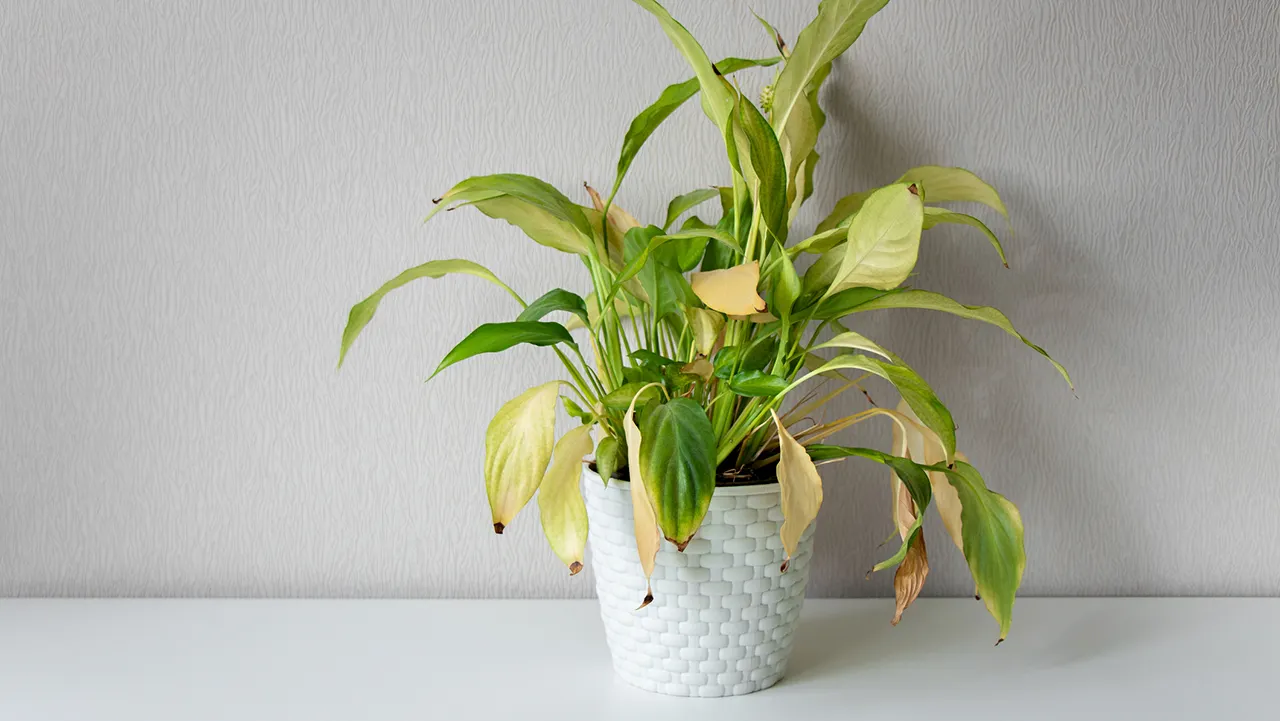
#> input picture drone/wiltingPlant.webp, 1280 x 721 px
$ python imgTest.py
#> lines starting #> are read from the running program, lines starting #| are printed output that depends on the picture
import cv2
import numpy as np

# Load or capture image
img = cv2.imread("wiltingPlant.webp")
#> img is the input picture: shape (721, 1280, 3); mean B, G, R 158.4, 174.4, 172.3
img = cv2.resize(img, (640, 480))
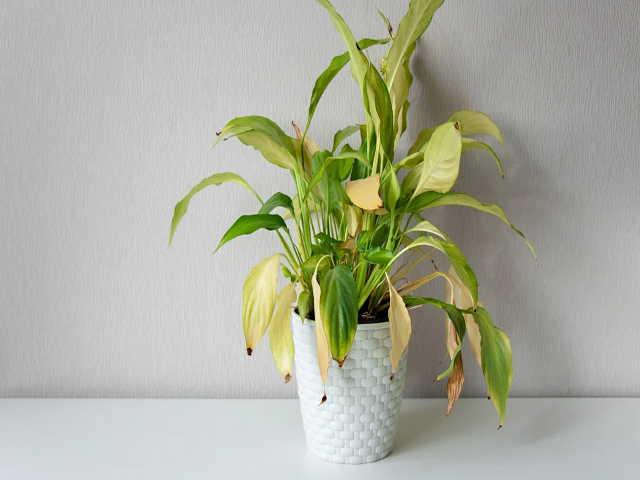
#> img: shape (480, 640, 3); mean B, G, R 158.3, 174.3, 172.1

# Extract channels
b, g, r = cv2.split(img)
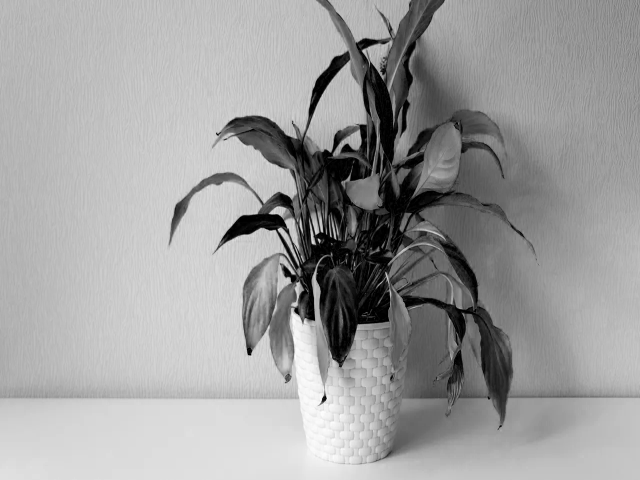
#> b: shape (480, 640); min 0, max 254, mean 158.3
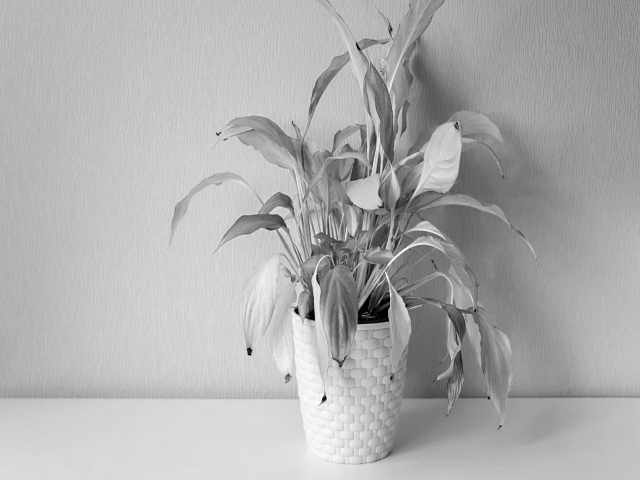
#> g: shape (480, 640); min 0, max 254, mean 174.3
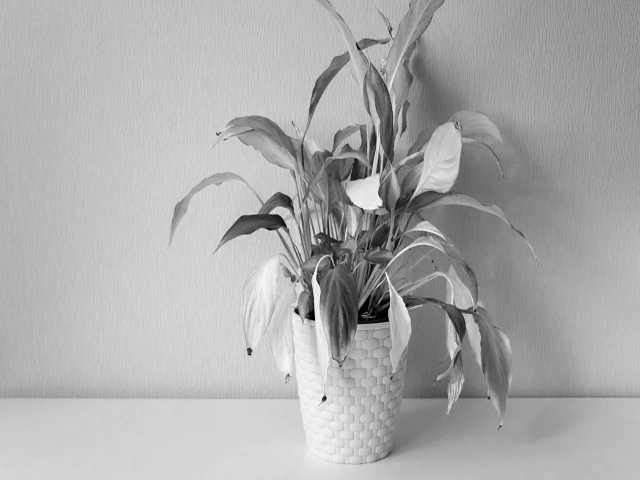
#> r: shape (480, 640); min 0, max 255, mean 172.1
b = b.astype("float")
g = g.astype("float")
r = r.astype("float")

# Compute VARI
vari = (g - r) / (g + r - b + 1e-5)
vari = np.clip(vari, 0, 1)
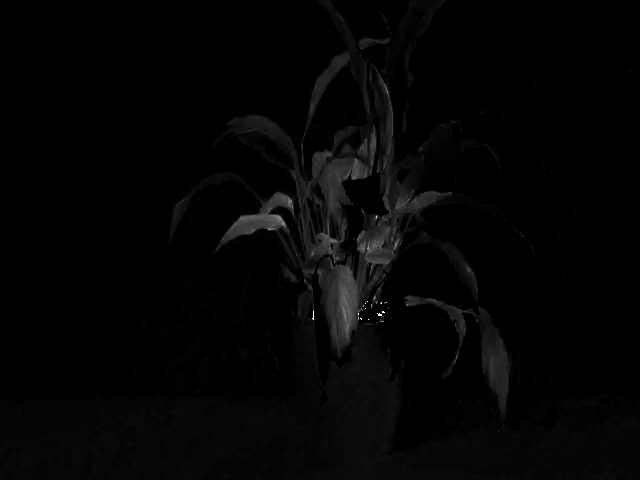
#> vari: shape (480, 640) float64; min 0, max 1, mean 0.018

print(vari)
#> (printed output is left out)

# Normalize and show
vari_img = (vari * 255).astype("uint8")
cv2.imshow("VARI Vegetation Index", vari_img)
cv2.waitKey(0)
cv2.destroyAllWindows()
